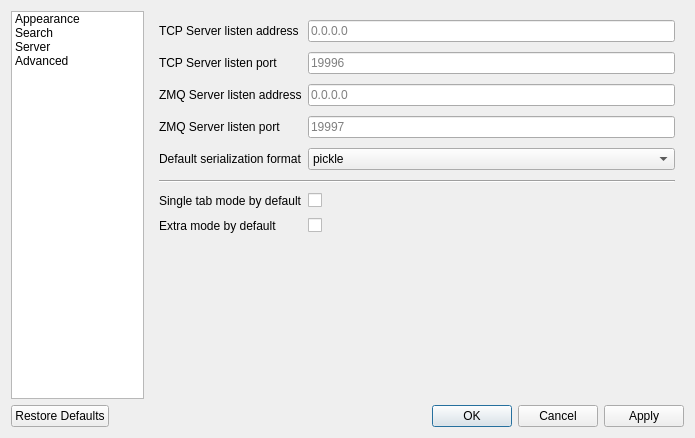
<?xml version="1.0" encoding="UTF-8"?>
<ui version="4.0">
 <class>Dialog</class>
 <widget class="QDialog" name="Dialog">
  <property name="geometry">
   <rect>
    <x>0</x>
    <y>0</y>
    <width>695</width>
    <height>438</height>
   </rect>
  </property>
  <property name="windowTitle">
   <string>Settings</string>
  </property>
  <layout class="QGridLayout" name="gridLayout">
   <item row="0" column="0">
    <widget class="QListWidget" name="listWidget">
     <property name="sizePolicy">
      <sizepolicy hsizetype="Preferred" vsizetype="Preferred">
       <horstretch>1</horstretch>
       <verstretch>0</verstretch>
      </sizepolicy>
     </property>
     <property name="spacing">
      <number>5</number>
     </property>
     <item>
      <property name="text">
       <string>Appearance</string>
      </property>
     </item>
     <item>
      <property name="text">
       <string>Search</string>
      </property>
     </item>
     <item>
      <property name="text">
       <string>Server</string>
      </property>
     </item>
     <item>
      <property name="text">
       <string>Advanced</string>
      </property>
     </item>
    </widget>
   </item>
   <item row="1" column="0" colspan="2">
    <widget class="QDialogButtonBox" name="buttonBox">
     <property name="orientation">
      <enum>Qt::Horizontal</enum>
     </property>
     <property name="standardButtons">
      <set>QDialogButtonBox::Apply|QDialogButtonBox::Cancel|QDialogButtonBox::Ok|QDialogButtonBox::RestoreDefaults</set>
     </property>
    </widget>
   </item>
   <item row="0" column="1">
    <widget class="QStackedWidget" name="stackedWidget">
     <property name="sizePolicy">
      <sizepolicy hsizetype="Preferred" vsizetype="Preferred">
       <horstretch>4</horstretch>
       <verstretch>0</verstretch>
      </sizepolicy>
     </property>
     <property name="currentIndex">
      <number>2</number>
     </property>
     <widget class="QWidget" name="pageAppearance">
      <layout class="QGridLayout" name="gridLayout_3">
       <property name="verticalSpacing">
        <number>10</number>
       </property>
       <item row="2" column="2">
        <widget class="QSpinBox" name="loggerTableFontSize">
         <property name="sizePolicy">
          <sizepolicy hsizetype="Ignored" vsizetype="Fixed">
           <horstretch>1</horstretch>
           <verstretch>0</verstretch>
          </sizepolicy>
         </property>
         <property name="minimum">
          <number>1</number>
         </property>
        </widget>
       </item>
       <item row="3" column="1">
        <widget class="QFontComboBox" name="textViewFont">
         <property name="sizePolicy">
          <sizepolicy hsizetype="Ignored" vsizetype="Fixed">
           <horstretch>4</horstretch>
           <verstretch>0</verstretch>
          </sizepolicy>
         </property>
        </widget>
       </item>
       <item row="0" column="1">
        <widget class="QCheckBox" name="darkThemeDefaultCheckBox">
         <property name="text">
          <string/>
         </property>
        </widget>
       </item>
       <item row="2" column="1">
        <widget class="QFontComboBox" name="loggerTableFont">
         <property name="sizePolicy">
          <sizepolicy hsizetype="Ignored" vsizetype="Fixed">
           <horstretch>4</horstretch>
           <verstretch>0</verstretch>
          </sizepolicy>
         </property>
        </widget>
       </item>
       <item row="2" column="0">
        <widget class="QLabel" name="label_2">
         <property name="text">
          <string>Font in logger tables</string>
         </property>
        </widget>
       </item>
       <item row="3" column="0">
        <widget class="QLabel" name="label_3">
         <property name="text">
          <string>Font in text edit windows</string>
         </property>
        </widget>
       </item>
       <item row="4" column="0">
        <widget class="QLabel" name="label_4">
         <property name="text">
          <string>Table row line height</string>
         </property>
        </widget>
       </item>
       <item row="0" column="0">
        <widget class="QLabel" name="label">
         <property name="text">
          <string>Dark theme by default</string>
         </property>
        </widget>
       </item>
       <item row="7" column="0">
        <widget class="QLabel" name="label_6">
         <property name="text">
          <string>Time formatting string</string>
         </property>
        </widget>
       </item>
       <item row="6" column="0">
        <widget class="QLabel" name="label_5">
         <property name="text">
          <string>Indicate exception with</string>
         </property>
        </widget>
       </item>
       <item row="3" column="2">
        <widget class="QSpinBox" name="textViewFontSize">
         <property name="sizePolicy">
          <sizepolicy hsizetype="Ignored" vsizetype="Fixed">
           <horstretch>1</horstretch>
           <verstretch>0</verstretch>
          </sizepolicy>
         </property>
         <property name="minimum">
          <number>1</number>
         </property>
        </widget>
       </item>
       <item row="4" column="1">
        <widget class="QSpinBox" name="loggerTableRowHeight">
         <property name="sizePolicy">
          <sizepolicy hsizetype="Preferred" vsizetype="Fixed">
           <horstretch>0</horstretch>
           <verstretch>0</verstretch>
          </sizepolicy>
         </property>
         <property name="minimum">
          <number>1</number>
         </property>
        </widget>
       </item>
       <item row="6" column="1">
        <widget class="QComboBox" name="excIndicationComboBox">
         <property name="sizePolicy">
          <sizepolicy hsizetype="Ignored" vsizetype="Fixed">
           <horstretch>0</horstretch>
           <verstretch>0</verstretch>
          </sizepolicy>
         </property>
         <item>
          <property name="text">
           <string>Red crossed background</string>
          </property>
         </item>
         <item>
          <property name="text">
           <string>Cross icon in the message column</string>
          </property>
         </item>
         <item>
          <property name="text">
           <string>Both</string>
          </property>
         </item>
        </widget>
       </item>
       <item row="7" column="1">
        <widget class="QLineEdit" name="timeFormatLine">
         <property name="sizePolicy">
          <sizepolicy hsizetype="Ignored" vsizetype="Fixed">
           <horstretch>0</horstretch>
           <verstretch>0</verstretch>
          </sizepolicy>
         </property>
         <property name="placeholderText">
          <string>%Y-%m-%d %H:%M:%S.%f</string>
         </property>
        </widget>
       </item>
       <item row="8" column="0" colspan="3">
        <spacer name="verticalSpacer">
         <property name="orientation">
          <enum>Qt::Vertical</enum>
         </property>
         <property name="sizeHint" stdset="0">
          <size>
           <width>20</width>
           <height>40</height>
          </size>
         </property>
        </spacer>
       </item>
       <item row="7" column="2">
        <widget class="QLabel" name="label_11">
         <property name="text">
          <string>&lt;a href=&quot;https://docs.python.org/3/library/datetime.html#strftime-strptime-behavior&quot;&gt;Help&lt;/a&gt;</string>
         </property>
         <property name="textFormat">
          <enum>Qt::RichText</enum>
         </property>
         <property name="openExternalLinks">
          <bool>true</bool>
         </property>
         <property name="textInteractionFlags">
          <set>Qt::TextBrowserInteraction</set>
         </property>
        </widget>
       </item>
       <item row="5" column="0" colspan="3">
        <widget class="Line" name="line_2">
         <property name="orientation">
          <enum>Qt::Horizontal</enum>
         </property>
        </widget>
       </item>
       <item row="1" column="0" colspan="3">
        <widget class="Line" name="line_3">
         <property name="orientation">
          <enum>Qt::Horizontal</enum>
         </property>
        </widget>
       </item>
      </layout>
     </widget>
     <widget class="QWidget" name="pageSearch">
      <layout class="QGridLayout" name="gridLayout_2">
       <property name="horizontalSpacing">
        <number>20</number>
       </property>
       <property name="verticalSpacing">
        <number>10</number>
       </property>
       <item row="2" column="0">
        <widget class="QLabel" name="label_9">
         <property name="sizePolicy">
          <sizepolicy hsizetype="Maximum" vsizetype="Preferred">
           <horstretch>0</horstretch>
           <verstretch>0</verstretch>
          </sizepolicy>
         </property>
         <property name="text">
          <string>Case sensitive by default</string>
         </property>
        </widget>
       </item>
       <item row="0" column="0">
        <widget class="QLabel" name="label_7">
         <property name="sizePolicy">
          <sizepolicy hsizetype="Maximum" vsizetype="Preferred">
           <horstretch>0</horstretch>
           <verstretch>0</verstretch>
          </sizepolicy>
         </property>
         <property name="text">
          <string>Open by default</string>
         </property>
        </widget>
       </item>
       <item row="3" column="0">
        <widget class="QLabel" name="label_10">
         <property name="sizePolicy">
          <sizepolicy hsizetype="Maximum" vsizetype="Preferred">
           <horstretch>0</horstretch>
           <verstretch>0</verstretch>
          </sizepolicy>
         </property>
         <property name="text">
          <string>Wildcard by default</string>
         </property>
        </widget>
       </item>
       <item row="1" column="0">
        <widget class="QLabel" name="label_8">
         <property name="sizePolicy">
          <sizepolicy hsizetype="Maximum" vsizetype="Preferred">
           <horstretch>0</horstretch>
           <verstretch>0</verstretch>
          </sizepolicy>
         </property>
         <property name="text">
          <string>Regex by default</string>
         </property>
        </widget>
       </item>
       <item row="0" column="1">
        <widget class="QCheckBox" name="searchOpenDefaultCheckBox">
         <property name="sizePolicy">
          <sizepolicy hsizetype="Minimum" vsizetype="Fixed">
           <horstretch>0</horstretch>
           <verstretch>0</verstretch>
          </sizepolicy>
         </property>
         <property name="text">
          <string/>
         </property>
        </widget>
       </item>
       <item row="1" column="1">
        <widget class="QCheckBox" name="searchRegexDefaultCheckBox">
         <property name="sizePolicy">
          <sizepolicy hsizetype="Minimum" vsizetype="Fixed">
           <horstretch>0</horstretch>
           <verstretch>0</verstretch>
          </sizepolicy>
         </property>
         <property name="text">
          <string/>
         </property>
        </widget>
       </item>
       <item row="2" column="1">
        <widget class="QCheckBox" name="searchCaseSensitiveDefaultCheckBox">
         <property name="sizePolicy">
          <sizepolicy hsizetype="Minimum" vsizetype="Fixed">
           <horstretch>0</horstretch>
           <verstretch>0</verstretch>
          </sizepolicy>
         </property>
         <property name="text">
          <string/>
         </property>
        </widget>
       </item>
       <item row="3" column="1">
        <widget class="QCheckBox" name="searchWildcardDefaultCheckBox">
         <property name="sizePolicy">
          <sizepolicy hsizetype="Minimum" vsizetype="Fixed">
           <horstretch>0</horstretch>
           <verstretch>0</verstretch>
          </sizepolicy>
         </property>
         <property name="text">
          <string/>
         </property>
        </widget>
       </item>
       <item row="4" column="0" colspan="2">
        <spacer name="verticalSpacer_2">
         <property name="orientation">
          <enum>Qt::Vertical</enum>
         </property>
         <property name="sizeHint" stdset="0">
          <size>
           <width>20</width>
           <height>40</height>
          </size>
         </property>
        </spacer>
       </item>
      </layout>
     </widget>
     <widget class="QWidget" name="pageServer">
      <layout class="QGridLayout" name="gridLayout_4">
       <property name="verticalSpacing">
        <number>10</number>
       </property>
       <item row="5" column="1">
        <widget class="QComboBox" name="serializationFormatCombo">
         <property name="sizePolicy">
          <sizepolicy hsizetype="Ignored" vsizetype="Fixed">
           <horstretch>0</horstretch>
           <verstretch>0</verstretch>
          </sizepolicy>
         </property>
         <item>
          <property name="text">
           <string>pickle</string>
          </property>
         </item>
         <item>
          <property name="text">
           <string>json</string>
          </property>
         </item>
        </widget>
       </item>
       <item row="9" column="0">
        <widget class="QLabel" name="label_15">
         <property name="sizePolicy">
          <sizepolicy hsizetype="Maximum" vsizetype="Preferred">
           <horstretch>0</horstretch>
           <verstretch>0</verstretch>
          </sizepolicy>
         </property>
         <property name="text">
          <string>Extra mode by default</string>
         </property>
        </widget>
       </item>
       <item row="3" column="0">
        <widget class="QLabel" name="label_22">
         <property name="text">
          <string>ZMQ Server listen port</string>
         </property>
        </widget>
       </item>
       <item row="5" column="0">
        <widget class="QLabel" name="label_16">
         <property name="sizePolicy">
          <sizepolicy hsizetype="Maximum" vsizetype="Preferred">
           <horstretch>0</horstretch>
           <verstretch>0</verstretch>
          </sizepolicy>
         </property>
         <property name="text">
          <string>Default serialization format</string>
         </property>
        </widget>
       </item>
       <item row="2" column="0">
        <widget class="QLabel" name="label_18">
         <property name="text">
          <string>ZMQ Server listen address</string>
         </property>
        </widget>
       </item>
       <item row="11" column="0" colspan="2">
        <spacer name="verticalSpacer_3">
         <property name="orientation">
          <enum>Qt::Vertical</enum>
         </property>
         <property name="sizeHint" stdset="0">
          <size>
           <width>20</width>
           <height>40</height>
          </size>
         </property>
        </spacer>
       </item>
       <item row="2" column="1">
        <widget class="QLineEdit" name="listenHostLineZMQ">
         <property name="text">
          <string/>
         </property>
         <property name="placeholderText">
          <string>0.0.0.0</string>
         </property>
        </widget>
       </item>
       <item row="1" column="0">
        <widget class="QLabel" name="label_13">
         <property name="sizePolicy">
          <sizepolicy hsizetype="Maximum" vsizetype="Preferred">
           <horstretch>0</horstretch>
           <verstretch>0</verstretch>
          </sizepolicy>
         </property>
         <property name="text">
          <string>TCP Server listen port</string>
         </property>
        </widget>
       </item>
       <item row="0" column="1">
        <widget class="QLineEdit" name="listenHostLine">
         <property name="sizePolicy">
          <sizepolicy hsizetype="Ignored" vsizetype="Fixed">
           <horstretch>0</horstretch>
           <verstretch>0</verstretch>
          </sizepolicy>
         </property>
         <property name="placeholderText">
          <string>0.0.0.0</string>
         </property>
        </widget>
       </item>
       <item row="0" column="0">
        <widget class="QLabel" name="label_12">
         <property name="sizePolicy">
          <sizepolicy hsizetype="Maximum" vsizetype="Preferred">
           <horstretch>0</horstretch>
           <verstretch>0</verstretch>
          </sizepolicy>
         </property>
         <property name="text">
          <string>TCP Server listen address</string>
         </property>
        </widget>
       </item>
       <item row="8" column="1">
        <widget class="QCheckBox" name="singleTabCheckBox">
         <property name="text">
          <string/>
         </property>
        </widget>
       </item>
       <item row="8" column="0">
        <widget class="QLabel" name="label_14">
         <property name="sizePolicy">
          <sizepolicy hsizetype="Maximum" vsizetype="Preferred">
           <horstretch>0</horstretch>
           <verstretch>0</verstretch>
          </sizepolicy>
         </property>
         <property name="text">
          <string>Single tab mode by default</string>
         </property>
        </widget>
       </item>
       <item row="9" column="1">
        <widget class="QCheckBox" name="extraModeCheckBox">
         <property name="text">
          <string/>
         </property>
        </widget>
       </item>
       <item row="7" column="0" colspan="2">
        <widget class="Line" name="line">
         <property name="orientation">
          <enum>Qt::Horizontal</enum>
         </property>
        </widget>
       </item>
       <item row="1" column="1">
        <widget class="QLineEdit" name="listenPortLine">
         <property name="sizePolicy">
          <sizepolicy hsizetype="Ignored" vsizetype="Fixed">
           <horstretch>0</horstretch>
           <verstretch>0</verstretch>
          </sizepolicy>
         </property>
         <property name="placeholderText">
          <string>19996</string>
         </property>
        </widget>
       </item>
       <item row="3" column="1">
        <widget class="QLineEdit" name="listenPortLineZMQ">
         <property name="placeholderText">
          <string>19997</string>
         </property>
        </widget>
       </item>
      </layout>
     </widget>
     <widget class="QWidget" name="pageAdvanced">
      <layout class="QGridLayout" name="gridLayout_5">
       <property name="verticalSpacing">
        <number>10</number>
       </property>
       <item row="0" column="0">
        <widget class="QLabel" name="label_17">
         <property name="sizePolicy">
          <sizepolicy hsizetype="Maximum" vsizetype="Preferred">
           <horstretch>0</horstretch>
           <verstretch>0</verstretch>
          </sizepolicy>
         </property>
         <property name="text">
          <string>Console logging level</string>
         </property>
        </widget>
       </item>
       <item row="1" column="0">
        <widget class="QLabel" name="label_19">
         <property name="sizePolicy">
          <sizepolicy hsizetype="Maximum" vsizetype="Preferred">
           <horstretch>0</horstretch>
           <verstretch>0</verstretch>
          </sizepolicy>
         </property>
         <property name="text">
          <string>Enable benchmark</string>
         </property>
        </widget>
       </item>
       <item row="4" column="0" colspan="2">
        <spacer name="verticalSpacer_4">
         <property name="orientation">
          <enum>Qt::Vertical</enum>
         </property>
         <property name="sizeHint" stdset="0">
          <size>
           <width>20</width>
           <height>40</height>
          </size>
         </property>
        </spacer>
       </item>
       <item row="2" column="0">
        <widget class="QLabel" name="label_20">
         <property name="sizePolicy">
          <sizepolicy hsizetype="Maximum" vsizetype="Preferred">
           <horstretch>0</horstretch>
           <verstretch>0</verstretch>
          </sizepolicy>
         </property>
         <property name="text">
          <string>Benchmark record interval</string>
         </property>
        </widget>
       </item>
       <item row="0" column="1">
        <widget class="QLineEdit" name="logLevelLine">
         <property name="sizePolicy">
          <sizepolicy hsizetype="Ignored" vsizetype="Fixed">
           <horstretch>0</horstretch>
           <verstretch>0</verstretch>
          </sizepolicy>
         </property>
         <property name="placeholderText">
          <string>30</string>
         </property>
        </widget>
       </item>
       <item row="3" column="0">
        <widget class="QLabel" name="label_21">
         <property name="sizePolicy">
          <sizepolicy hsizetype="Maximum" vsizetype="Preferred">
           <horstretch>0</horstretch>
           <verstretch>0</verstretch>
          </sizepolicy>
         </property>
         <property name="text">
          <string>Light theme is native style</string>
         </property>
        </widget>
       </item>
       <item row="2" column="1">
        <widget class="QLineEdit" name="benchmarkIntervalLine">
         <property name="sizePolicy">
          <sizepolicy hsizetype="Ignored" vsizetype="Fixed">
           <horstretch>0</horstretch>
           <verstretch>0</verstretch>
          </sizepolicy>
         </property>
         <property name="placeholderText">
          <string>0.0005</string>
         </property>
        </widget>
       </item>
       <item row="1" column="1">
        <widget class="QCheckBox" name="benchmarkCheckBox">
         <property name="text">
          <string/>
         </property>
        </widget>
       </item>
       <item row="3" column="1">
        <widget class="QCheckBox" name="lightThemeNativeCheckBox">
         <property name="text">
          <string/>
         </property>
        </widget>
       </item>
      </layout>
     </widget>
    </widget>
   </item>
  </layout>
 </widget>
 <resources/>
 <connections>
  <connection>
   <sender>buttonBox</sender>
   <signal>accepted()</signal>
   <receiver>Dialog</receiver>
   <slot>accept()</slot>
   <hints>
    <hint type="sourcelabel">
     <x>225</x>
     <y>420</y>
    </hint>
    <hint type="destinationlabel">
     <x>157</x>
     <y>274</y>
    </hint>
   </hints>
  </connection>
  <connection>
   <sender>buttonBox</sender>
   <signal>rejected()</signal>
   <receiver>Dialog</receiver>
   <slot>reject()</slot>
   <hints>
    <hint type="sourcelabel">
     <x>293</x>
     <y>426</y>
    </hint>
    <hint type="destinationlabel">
     <x>286</x>
     <y>274</y>
    </hint>
   </hints>
  </connection>
  <connection>
   <sender>listWidget</sender>
   <signal>currentRowChanged(int)</signal>
   <receiver>stackedWidget</receiver>
   <slot>setCurrentIndex(int)</slot>
   <hints>
    <hint type="sourcelabel">
     <x>92</x>
     <y>200</y>
    </hint>
    <hint type="destinationlabel">
     <x>230</x>
     <y>182</y>
    </hint>
   </hints>
  </connection>
 </connections>
</ui>
